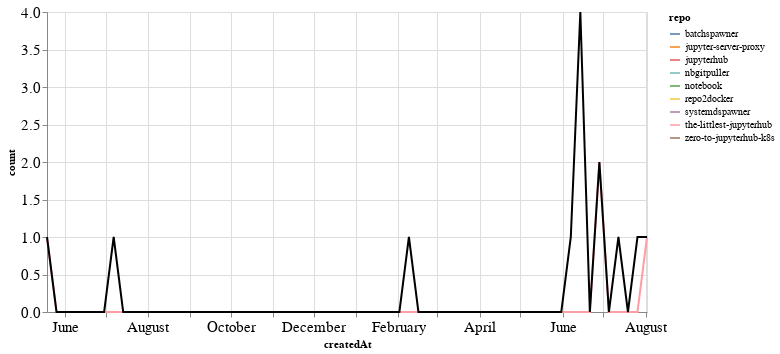

Notebook source saved alongside this figure:
### Markdown cell above
## PRs

### Code cell
prs_time = prs.groupby('repo').resample('W', on='createdAt').count()['author'].reset_index()
prs_time = prs_time.rename(columns={'author': 'count'})
prs_time_total = prs_time.groupby('createdAt').agg({"count": "sum"}).reset_index()

ch1 = alt.Chart(prs_time, width=600).mark_line().encode(
    x='createdAt',
    y='count',
    color='repo',
    tooltip="repo"
)

ch2 = alt.Chart(prs_time_total, width=600).mark_line(color="black").encode(
    x='createdAt',
    y='count',
)

ch1 + ch2

### Figure 1 — Vega-Lite specification as saved in the notebook (floating-point values rounded to 4 significant figures)
{"config": {"axisLeft": {"labelFontSize": 15}, "axisBottom": {"labelFontSize": 15}}, "layer": [{"data": {"name": "data-686e024d17180147fe9f70910520adab"}, "mark": "line", "encoding": {"color": {"type": "nominal", "field": "repo"}, "tooltip": {"type": "nominal", "field": "repo"}, "x": {"type": "temporal", "field": "createdAt"}, "y": {"type": "quantitative", "field": "count"}}, "width": 600}, {"data": {"name": "data-49faf3206b21333e5f8f4225acc1178b"}, "mark": {"type": "line", "color": "black"}, "encoding": {"x": {"type": "temporal", "field": "createdAt"}, "y": {"type": "quantitative", "field": "count"}}, "width": 600}], "$schema": "https://vega.github.io/schema/vega-lite/v4.8.1.json", "datasets": {"data-686e024d17180147fe9f70910520adab": [{"repo": "batchspawner", "createdAt": "2020-06-07T00:00:00", "count": 1}, {"repo": "jupyter-server-proxy", "createdAt": "2020-06-14T00:00:00", "count": 1}, {"repo": "jupyterhub", "createdAt": "2020-07-12T00:00:00", "count": 1}, {"repo": "nbgitpuller", "createdAt": "2020-02-09T00:00:00", "count": 1}, {"repo": "notebook", "createdAt": "2019-07-07T00:00:00", "count": 1}, {"repo": "repo2docker", "createdAt": "2020-06-14T00:00:00", "count": 1}, {"repo": "systemdspawner", "createdAt": "2020-07-26T00:00:00", "count": 1}, {"repo": "the-littlest-jupyterhub", "createdAt": "2019-05-19T00:00:00", "count": 1}, {"repo": "the-littlest-jupyterhub", "createdAt": "2019-05-26T00:00:00", "count": 0}, {"repo": "the-littlest-jupyterhub", "createdAt": "2019-06-02T00:00:00", "count": 0}, {"repo": "the-littlest-jupyterhub", "createdAt": "2019-06-09T00:00:00", "count": 0}, {"repo": "the-littlest-jupyterhub", "createdAt": "2019-06-16T00:00:00", "count": 0}, {"repo": "the-littlest-jupyterhub", "createdAt": "2019-06-23T00:00:00", "count": 0}, {"repo": "the-littlest-jupyterhub", "createdAt": "2019-06-30T00:00:00", "count": 0}, {"repo": "the-littlest-jupyterhub", "createdAt": "2019-07-07T00:00:00", "count": 0}, {"repo": "the-littlest-jupyterhub", "createdAt": "2019-07-14T00:00:00", "count": 0}, {"repo": "the-littlest-jupyterhub", "createdAt": "2019-07-21T00:00:00", "count": 0}, {"repo": "the-littlest-jupyterhub", "createdAt": "2019-07-28T00:00:00", "count": 0}, {"repo": "the-littlest-jupyterhub", "createdAt": "2019-08-04T00:00:00", "count": 0}, {"repo": "the-littlest-jupyterhub", "createdAt": "2019-08-11T00:00:00", "count": 0}, {"repo": "the-littlest-jupyterhub", "createdAt": "2019-08-18T00:00:00", "count": 0}, {"repo": "the-littlest-jupyterhub", "createdAt": "2019-08-25T00:00:00", "count": 0}, {"repo": "the-littlest-jupyterhub", "createdAt": "2019-09-01T00:00:00", "count": 0}, {"repo": "the-littlest-jupyterhub", "createdAt": "2019-09-08T00:00:00", "count": 0}, {"repo": "the-littlest-jupyterhub", "createdAt": "2019-09-15T00:00:00", "count": 0}, {"repo": "the-littlest-jupyterhub", "createdAt": "2019-09-22T00:00:00", "count": 0}, {"repo": "the-littlest-jupyterhub", "createdAt": "2019-09-29T00:00:00", "count": 0}, {"repo": "the-littlest-jupyterhub", "createdAt": "2019-10-06T00:00:00", "count": 0}, {"repo": "the-littlest-jupyterhub", "createdAt": "2019-10-13T00:00:00", "count": 0}, {"repo": "the-littlest-jupyterhub", "createdAt": "2019-10-20T00:00:00", "count": 0}, {"repo": "the-littlest-jupyterhub", "createdAt": "2019-10-27T00:00:00", "count": 0}, {"repo": "the-littlest-jupyterhub", "createdAt": "2019-11-03T00:00:00", "count": 0}, {"repo": "the-littlest-jupyterhub", "createdAt": "2019-11-10T00:00:00", "count": 0}, {"repo": "the-littlest-jupyterhub", "createdAt": "2019-11-17T00:00:00", "count": 0}, {"repo": "the-littlest-jupyterhub", "createdAt": "2019-11-24T00:00:00", "count": 0}, {"repo": "the-littlest-jupyterhub", "createdAt": "2019-12-01T00:00:00", "count": 0}, {"repo": "the-littlest-jupyterhub", "createdAt": "2019-12-08T00:00:00", "count": 0}, {"repo": "the-littlest-jupyterhub", "createdAt": "2019-12-15T00:00:00", "count": 0}, {"repo": "the-littlest-jupyterhub", "createdAt": "2019-12-22T00:00:00", "count": 0}, {"repo": "the-littlest-jupyterhub", "createdAt": "2019-12-29T00:00:00", "count": 0}, {"repo": "the-littlest-jupyterhub", "createdAt": "2020-01-05T00:00:00", "count": 0}, {"repo": "the-littlest-jupyterhub", "createdAt": "2020-01-12T00:00:00", "count": 0}, {"repo": "the-littlest-jupyterhub", "createdAt": "2020-01-19T00:00:00", "count": 0}, {"repo": "the-littlest-jupyterhub", "createdAt": "2020-01-26T00:00:00", "count": 0}, {"repo": "the-littlest-jupyterhub", "createdAt": "2020-02-02T00:00:00", "count": 0}, {"repo": "the-littlest-jupyterhub", "createdAt": "2020-02-09T00:00:00", "count": 0}, {"repo": "the-littlest-jupyterhub", "createdAt": "2020-02-16T00:00:00", "count": 0}, {"repo": "the-littlest-jupyterhub", "createdAt": "2020-02-23T00:00:00", "count": 0}, {"repo": "the-littlest-jupyterhub", "createdAt": "2020-03-01T00:00:00", "count": 0}, {"repo": "the-littlest-jupyterhub", "createdAt": "2020-03-08T00:00:00", "count": 0}, {"repo": "the-littlest-jupyterhub", "createdAt": "2020-03-15T00:00:00", "count": 0}, {"repo": "the-littlest-jupyterhub", "createdAt": "2020-03-22T00:00:00", "count": 0}, {"repo": "the-littlest-jupyterhub", "createdAt": "2020-03-29T00:00:00", "count": 0}, {"repo": "the-littlest-jupyterhub", "createdAt": "2020-04-05T00:00:00", "count": 0}, {"repo": "the-littlest-jupyterhub", "createdAt": "2020-04-12T00:00:00", "count": 0}, {"repo": "the-littlest-jupyterhub", "createdAt": "2020-04-19T00:00:00", "count": 0}, {"repo": "the-littlest-jupyterhub", "createdAt": "2020-04-26T00:00:00", "count": 0}, {"repo": "the-littlest-jupyterhub", "createdAt": "2020-05-03T00:00:00", "count": 0}, {"repo": "the-littlest-jupyterhub", "createdAt": "2020-05-10T00:00:00", "count": 0}, {"repo": "the-littlest-jupyterhub", "createdAt": "2020-05-17T00:00:00", "count": 0}, {"repo": "the-littlest-jupyterhub", "createdAt": "2020-05-24T00:00:00", "count": 0}, {"repo": "the-littlest-jupyterhub", "createdAt": "2020-05-31T00:00:00", "count": 0}, {"repo": "the-littlest-jupyterhub", "createdAt": "2020-06-07T00:00:00", "count": 0}, {"repo": "the-littlest-jupyterhub", "createdAt": "2020-06-14T00:00:00", "count": 0}, {"repo": "the-littlest-jupyterhub", "createdAt": "2020-06-21T00:00:00", "count": 0}, {"repo": "the-littlest-jupyterhub", "createdAt": "2020-06-28T00:00:00", "count": 2}, {"repo": "the-littlest-jupyterhub", "createdAt": "2020-07-05T00:00:00", "count": 0}, {"repo": "the-littlest-jupyterhub", "createdAt": "2020-07-12T00:00:00", "count": 0}, {"repo": "the-littlest-jupyterhub", "createdAt": "2020-07-19T00:00:00", "count": 0}, {"repo": "the-littlest-jupyterhub", "createdAt": "2020-07-26T00:00:00", "count": 0}, {"repo": "the-littlest-jupyterhub", "createdAt": "2020-08-02T00:00:00", "count": 1}, {"repo": "zero-to-jupyterhub-k8s", "createdAt": "2020-06-14T00:00:00", "count": 2}], "data-49faf3206b21333e5f8f4225acc1178b": [{"createdAt": "2019-05-19T00:00:00", "count": 1}, {"createdAt": "2019-05-26T00:00:00", "count": 0}, {"createdAt": "2019-06-02T00:00:00", "count": 0}, {"createdAt": "2019-06-09T00:00:00", "count": 0}, {"createdAt": "2019-06-16T00:00:00", "count": 0}, {"createdAt": "2019-06-23T00:00:00", "count": 0}, {"createdAt": "2019-06-30T00:00:00", "count": 0}, {"createdAt": "2019-07-07T00:00:00", "count": 1}, {"createdAt": "2019-07-14T00:00:00", "count": 0}, {"createdAt": "2019-07-21T00:00:00", "count": 0}, {"createdAt": "2019-07-28T00:00:00", "count": 0}, {"createdAt": "2019-08-04T00:00:00", "count": 0}, {"createdAt": "2019-08-11T00:00:00", "count": 0}, {"createdAt": "2019-08-18T00:00:00", "count": 0}, {"createdAt": "2019-08-25T00:00:00", "count": 0}, {"createdAt": "2019-09-01T00:00:00", "count": 0}, {"createdAt": "2019-09-08T00:00:00", "count": 0}, {"createdAt": "2019-09-15T00:00:00", "count": 0}, {"createdAt": "2019-09-22T00:00:00", "count": 0}, {"createdAt": "2019-09-29T00:00:00", "count": 0}, {"createdAt": "2019-10-06T00:00:00", "count": 0}, {"createdAt": "2019-10-13T00:00:00", "count": 0}, {"createdAt": "2019-10-20T00:00:00", "count": 0}, {"createdAt": "2019-10-27T00:00:00", "count": 0}, {"createdAt": "2019-11-03T00:00:00", "count": 0}, {"createdAt": "2019-11-10T00:00:00", "count": 0}, {"createdAt": "2019-11-17T00:00:00", "count": 0}, {"createdAt": "2019-11-24T00:00:00", "count": 0}, {"createdAt": "2019-12-01T00:00:00", "count": 0}, {"createdAt": "2019-12-08T00:00:00", "count": 0}, {"createdAt": "2019-12-15T00:00:00", "count": 0}, {"createdAt": "2019-12-22T00:00:00", "count": 0}, {"createdAt": "2019-12-29T00:00:00", "count": 0}, {"createdAt": "2020-01-05T00:00:00", "count": 0}, {"createdAt": "2020-01-12T00:00:00", "count": 0}, {"createdAt": "2020-01-19T00:00:00", "count": 0}, {"createdAt": "2020-01-26T00:00:00", "count": 0}, {"createdAt": "2020-02-02T00:00:00", "count": 0}, {"createdAt": "2020-02-09T00:00:00", "count": 1}, {"createdAt": "2020-02-16T00:00:00", "count": 0}, {"createdAt": "2020-02-23T00:00:00", "count": 0}, {"createdAt": "2020-03-01T00:00:00", "count": 0}, {"createdAt": "2020-03-08T00:00:00", "count": 0}, {"createdAt": "2020-03-15T00:00:00", "count": 0}, {"createdAt": "2020-03-22T00:00:00", "count": 0}, {"createdAt": "2020-03-29T00:00:00", "count": 0}, {"createdAt": "2020-04-05T00:00:00", "count": 0}, {"createdAt": "2020-04-12T00:00:00", "count": 0}, {"createdAt": "2020-04-19T00:00:00", "count": 0}, {"createdAt": "2020-04-26T00:00:00", "count": 0}, {"createdAt": "2020-05-03T00:00:00", "count": 0}, {"createdAt": "2020-05-10T00:00:00", "count": 0}, {"createdAt": "2020-05-17T00:00:00", "count": 0}, {"createdAt": "2020-05-24T00:00:00", "count": 0}, {"createdAt": "2020-05-31T00:00:00", "count": 0}, {"createdAt": "2020-06-07T00:00:00", "count": 1}, {"createdAt": "2020-06-14T00:00:00", "count": 4}, {"createdAt": "2020-06-21T00:00:00", "count": 0}, {"createdAt": "2020-06-28T00:00:00", "count": 2}, {"createdAt": "2020-07-05T00:00:00", "count": 0}, {"createdAt": "2020-07-12T00:00:00", "count": 1}, {"createdAt": "2020-07-19T00:00:00", "count": 0}, {"createdAt": "2020-07-26T00:00:00", "count": 1}, {"createdAt": "2020-08-02T00:00:00", "count": 1}]}}
